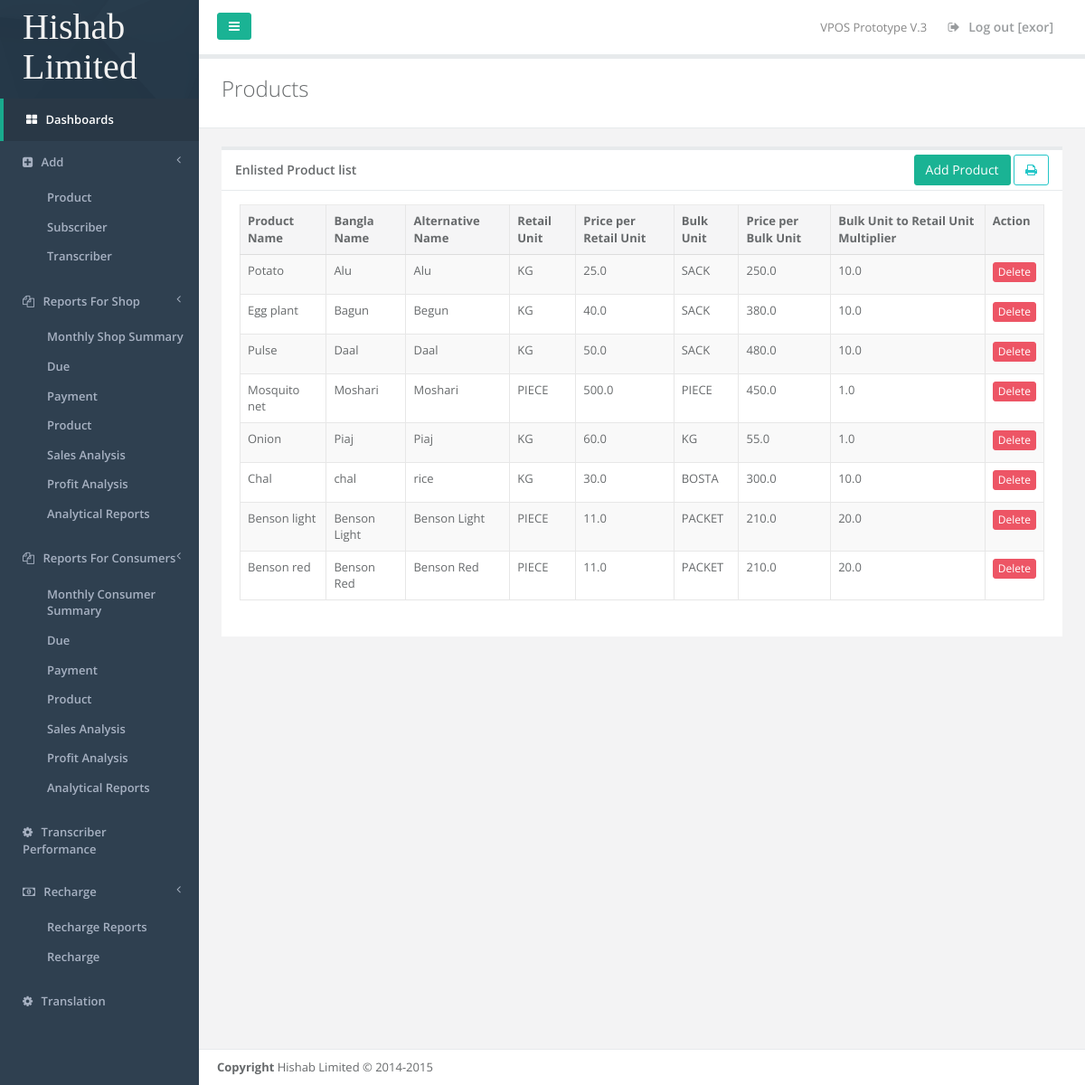
Screenshot of /addproduct_info/ (signed in) with the database file from the repository.
### product/models.py (models this page shows, shortened)
class Product(models.Model):
    name = models.CharField(max_length=64)
    alternative_name = models.CharField(max_length=64, null=True, blank=True)
    bangle_name = models.CharField(max_length=64, null=True, blank=True)
    retail_unit = models.CharField(max_length=64)
    bulk_wholesale_unit = models.CharField(max_length=64, null=True, blank=True)
    price_per_retail_unit = models.FloatField(default=0, null=True, blank=True)
    price_per_bulk_wholesale_unit = models.FloatField(default=0, null=True, blank=True)
    bulk_to_retail_unit = models.FloatField(default=1, null=True, blank=True)
    DateAdded = models.DateTimeField(auto_now=False, auto_now_add=True)

### product/views.py (the view)
# urls.py: url(r'^addproduct_info/', view=add_product, name='home'),
@login_required(login_url='/login/')
def add_product(request):
    post_data = request.POST
    print(post_data)
    if 'csrfmiddlewaretoken' in post_data:
        add_notification = True
        name = post_data['name'].capitalize()
        if Product.objects.filter(name=name).exists():
            notification = 'Product ' + name + ' is already in the List'
        else:
            if 'retail_unit' in post_data:
                notification = 'Product ' + name + ' was added successfully'
                retail_unit = post_data['retail_unit'].upper()
                if 'altr_name' in post_data:
                    altr_name = post_data['altr_name']
                else:
                    altr_name = ''
                if 'bangla_name' in post_data:
                    bangla_name = post_data['bangla_name']
                else:
                    bangla_name = ''
                if 'bulk_unit' in post_data:
                    bulk_unit = post_data['bulk_unit'].upper()
                else:
                    bulk_unit = post_data['bulk_unit'].upper()
                if 'bulk_price' in post_data:
                    if is_float(post_data['retail_price']) or is_number(post_data['retail_price']):
                        bulk_price = post_data['bulk_price']
                    else:
                        bulk_price = 0
                else:
                    bulk_price = 0
                if 'converter' in post_data:
                    if is_float(post_data['converter']) or is_number(post_data['converter']):
                        converter = post_data['converter']
                    else:
                        converter = 1
                else:
                    converter = 1
                if 'retail_price' in post_data:
                    if is_float(post_data['retail_price']) or is_number(post_data['retail_price']):
                        retail_price = post_data['retail_price']
                    else:
                        retail_price = 0
                else:
                    retail_price = 0
                add_notification = True
                new_product = Product(name=name,
                                      alternative_name=altr_name,
                                      bangle_name=bangla_name,
                                      retail_unit=retail_unit,
                                      bulk_wholesale_unit=bulk_unit,
                                      price_per_retail_unit=retail_price,
                                      price_per_bulk_wholesale_unit=bulk_price,
                                      bulk_to_retail_unit=converter)
                new_product.save()
            else:
                notification = 'Product Details Not Found!'
    else:
        add_notification = False
        notification = ''
    all_product = Product.objects.all()
    shop_consumer = ConsumerType.objects.get(type_name='Seller')
    all_shop_for_base = Consumer.objects.filter(type=shop_consumer)
    all_user_for_base = Consumer.objects.all()
    shop_consumer2 = ConsumerType.objects.get(type_name='Buyer')
    all_consumer_for_base = Consumer.objects.filter(type=shop_consumer2)
    transcriber_name = request.session['user']
    res = render(request, 'pages/add_product.html', {'all_product': all_product,
                                                     'notification': notification,
                                                     'transcriber_name': transcriber_name,
                                                     'all_consumer_for_base': all_consumer_for_base,
                                                     'add_notification': add_notification,
                                                     'shop_list_base': all_shop_for_base,
                                                     'all_user_for_base': all_user_for_base})
    res['Access-Control-Allow-Origin'] = "*"
    res['Access-Control-Allow-Headers'] = "Origin, X-Requested-With, Content-Type, Accept"
    res['Access-Control-Allow-Methods'] = "PUT, GET, POST, DELETE, OPTIONS"
    return res

### templates/pages/add_product.html (shortened to what this page needs)
{% extends "pages/base.html" %}
{% load static %}
{% block content %}
<div class="row wrapper border-bottom white-bg page-heading">
    <div class="col-lg-12">
        <h2>Products</h2>
    </div>
</div>
<div class="wrapper wrapper-content animated fadeInRight">
    <div class="row">
        <div class="col-lg-12">
            <div class="ibox float-e-margins">
                <div class="ibox-title">
                    <h5>Enlisted Product list</h5>
                    <div id="right_menu" class="uiMenuButtons pull-right">
                        <button class="btn btn-primary" data-toggle="modal" data-target="#addProductModal">Add Product</button>
                        <a class="btn btn-outline btn-info" title="print" href="javascript:print();"><i class="fa fa-print"></i></a>
                    </div>
                </div>
                <div class="ibox-content">
                    <table class="table table-striped table-bordered table-hover uiDataTables" >
                        <thead>
                        <tr>
                            <th>Product Name</th>
                            <th>Bangla Name</th>
                            <th>Alternative Name</th>
                            <th>Retail Unit</th>
                            <th>Price per Retail Unit</th>
                            <th>Bulk Unit</th>
                            <th>Price per Bulk Unit</th>
                            <th>Bulk Unit to Retail Unit Multiplier</th>
                            <th>Action</th>
                        </tr>
                        </thead>
                        <tbody>
                        {% for product in all_product %}
                        <tr>
                            <td>{{product.name}}</td>
                            <td>{{product.bangle_name}}</td>
                            <td>{{product.alternative_name}}</td>
                            <td>{{product.retail_unit}}</td>
                            <td>{{product.price_per_retail_unit}}</td>
                            <td>{{product.bulk_wholesale_unit}}</td>
                            <td>{{product.price_per_bulk_wholesale_unit}}</td>
                            <td>{{product.bulk_to_retail_unit}}</td>
                            <td><a href="/products/?delete={{product.id}}" class="btn btn-danger btn-xs" role="button">Delete</a></td>
                        </tr>
                        {% endfor %}
                        </tbody>
                    </table>
                </div>
            </div>
        </div>
    </div>
</div>
{% endblock %}

### templates/pages/base.html (shortened to what this page needs)
<!DOCTYPE html>
<html>
<head>
    {% load static %}
    <link href="http://maxcdn.bootstrapcdn.com/bootstrap/3.3.1/css/bootstrap.min.css" rel="stylesheet">
    <link href="http://maxcdn.bootstrapcdn.com/font-awesome/4.2.0/css/font-awesome.min.css" rel="stylesheet">
    <link href="{% static 'css/plugins/dataTables/dataTables.bootstrap.css' %}" rel="stylesheet">
    <link href="{% static 'css/plugins/dataTables/dataTables.responsive.css' %}" rel="stylesheet">
    <link href="http://cdn.datatables.net/tabletools/2.2.3/css/dataTables.tableTools.css" rel="stylesheet">
    <link href="{% static 'css/plugins/iCheck/custom.css' %}" rel="stylesheet">
    <link href="{% static 'css/animate.css' %}" rel="stylesheet">
    <link href="{% static 'css/style.css' %}" rel="stylesheet">
    <link href="{% static 'css/print.css' %}" rel="stylesheet" type="text/css" media="print">
    <link href="http://cdnjs.cloudflare.com/ajax/libs/morris.js/0.5.1/morris.min.js" rel="stylesheet">
</head>
<body>
<div id="wrapper">
    <nav class="navbar-default navbar-static-side" role="navigation">
        <div class="sidebar-collapse">
            <ul class="nav" id="side-menu">
                <li class="nav-header">
                    <div class="dropdown logo-text profile-element">
                        <h3>Hishab Limited</h3>
                    </div>
                </li>
                <li class="active">
                    <a href="/"><i class="fa fa-th-large"></i> <span class="nav-label">Dashboards</span></a>
                </li>
                <li>
                    <a href="#"><i class="fa fa-plus-square"></i> <span class="nav-label">Add</span><span class="fa arrow"></span></a>
                    <ul class="nav nav-second-level">
                        <li><a href="/products">Product</a></li>
                        <li><a href="/addsubscriber">Subscriber</a></li>
                        <li><a href="/add_transcriber">Transcriber</a></li>
                    </ul>
                </li>
                <li>
                    <a href="#"><i class="fa fa-files-o"></i> <span class="nav-label">Reports For Shop</span><span class="fa arrow"></span></a>
                    <ul class="nav nav-second-level">
                        <li><a href="#" role="button" class="uiShopModal" data-formaction="/monthly_shop_reports/">Monthly Shop Summary</a></li>
                        <li><a href="#" role="button" class="uiShopModal" data-formaction="/due_reports/">Due</a></li>
                        <li><a href="#" role="button" class="uiShopModal" data-formaction="/payment_reports/">Payment</a></li>
                        <li><a href="#" role="button" class="uiShopModal" data-formaction="/product_reports/">Product</a></li>
                        <li><a href="#" role="button" class="uiShopModal" data-formaction="/sales_analysis_report/">Sales Analysis</a></li>
                        <li><a href="#" role="button" class="uiShopModal" data-formaction="/profit_reports/">Profit Analysis</a></li>
                        <li><a href="#" role="button" class="uiShopModal" data-formaction="/analytical_reports/">Analytical Reports</a></li>
                    </ul>
                </li>
                <li>
                    <a href="#"><i class="fa fa-files-o"></i> <span class="nav-label">Reports For Consumers</span><span class="fa arrow"></span></a>
                    <ul class="nav nav-second-level">
                        <li><a href="#" role="button" class="uiConsumerModal" data-formaction="/monthly_shop_reports/">Monthly Consumer Summary</a></li>
                        <li><a href="#" role="button" class="uiConsumerModal" data-formaction="/due_reports/">Due</a></li>
                        <li><a href="#" role="button" class="uiConsumerModal" data-formaction="/payment_reports/">Payment</a></li>
                        <li><a href="#" role="button" class="uiConsumerModal" data-formaction="/product_reports/">Product</a></li>
                        <li><a href="#" role="button" class="uiConsumerModal" data-formaction="/sales_analysis_report/">Sales Analysis</a></li>
                        <li><a href="#" role="button" class="uiConsumerModal" data-formaction="/profit_reports/">Profit Analysis</a></li>
                        <li><a href="#" role="button" class="uiConsumerModal" data-formaction="/analytical_reports/">Analytical Reports</a></li>
                    </ul>
                </li>
                <li><a href="/report_transcriber_performance/"><i class="fa fa-gear"></i> <span class="nav-label">Transcriber Performance</span></a></li>
                <li>
                    <a href="#"><i class="fa fa-money"></i> <span class="nav-label">Recharge</span><span class="fa arrow"></span></a>
                    <ul class="nav nav-second-level">
                        <li><a href="/user_balance_recharge/">Recharge Reports</a></li>
                        <li><a href="#" role="button" data-toggle="modal" data-target="#rechargeSelectModal">Recharge</a></li>
                    </ul>
                </li>
                <li>
                    <a href="/transcription_page/"><i class="fa fa-gear"></i> <span class="nav-label">Translation</span></a>
                </li>
            </ul>
        </div>
    </nav>
    <div id="page-wrapper" class="gray-bg dashbard-1">
        <div class="row border-bottom">
            <nav class="navbar navbar-static-top white-bg" role="navigation" style="margin-bottom: 0">
                <div class="navbar-header">
                    <a class="navbar-minimalize minimalize-styl-2 btn btn-primary " href="#"><i class="fa fa-bars"></i> </a>
                </div>
                <ul class="nav navbar-top-links navbar-right">
                    <li><span class="m-r-sm text-muted welcome-message">VPOS Prototype V.3</span></li>
                    <li><a href="/logout"><i class="fa fa-sign-out"></i> Log out [{{transcriber_name}}] </a></li>
                </ul>
            </nav>
        </div>
        {% block content %} {% endblock %}
        <div class="footer">
            <div>
                <strong>Copyright</strong> Hishab Limited &copy; 2014-2015
            </div>
        </div>
    </div>
</div>
</body>
</html>

### rows the page displays
Product: name "Potato", bangle_name "Alu", alternative_name "Alu", retail_unit "KG", price_per_retail_unit "25.0", bulk_wholesale_unit "SACK", price_per_bulk_wholesale_unit "250.0", bulk_to_retail_unit "10.0"
Product: name "Egg plant", bangle_name "Bagun", alternative_name "Begun", retail_unit "KG", price_per_retail_unit "40.0", bulk_wholesale_unit "SACK", price_per_bulk_wholesale_unit "380.0", bulk_to_retail_unit "10.0"
Product: name "Pulse", bangle_name "Daal", alternative_name "Daal", retail_unit "KG", price_per_retail_unit "50.0", bulk_wholesale_unit "SACK", price_per_bulk_wholesale_unit "480.0", bulk_to_retail_unit "10.0"
Product: name "Mosquito net", bangle_name "Moshari", alternative_name "Moshari", retail_unit "PIECE", price_per_retail_unit "500.0", bulk_wholesale_unit "PIECE", price_per_bulk_wholesale_unit "450.0", bulk_to_retail_unit "1.0"
Product: name "Onion", bangle_name "Piaj", alternative_name "Piaj", retail_unit "KG", price_per_retail_unit "60.0", bulk_wholesale_unit "KG", price_per_bulk_wholesale_unit "55.0", bulk_to_retail_unit "1.0"
Product: name "Chal", bangle_name "chal", alternative_name "rice", retail_unit "KG", price_per_retail_unit "30.0", bulk_wholesale_unit "BOSTA", price_per_bulk_wholesale_unit "300.0", bulk_to_retail_unit "10.0"
Product: name "Benson light", bangle_name "Benson Light", alternative_name "Benson Light", retail_unit "PIECE", price_per_retail_unit "11.0", bulk_wholesale_unit "PACKET", price_per_bulk_wholesale_unit "210.0", bulk_to_retail_unit "20.0"
Product: name "Benson red", bangle_name "Benson Red", alternative_name "Benson Red", retail_unit "PIECE", price_per_retail_unit "11.0", bulk_wholesale_unit "PACKET", price_per_bulk_wholesale_unit "210.0", bulk_to_retail_unit "20.0"

### other values shown
{{ transcriber_name }} "exor"
